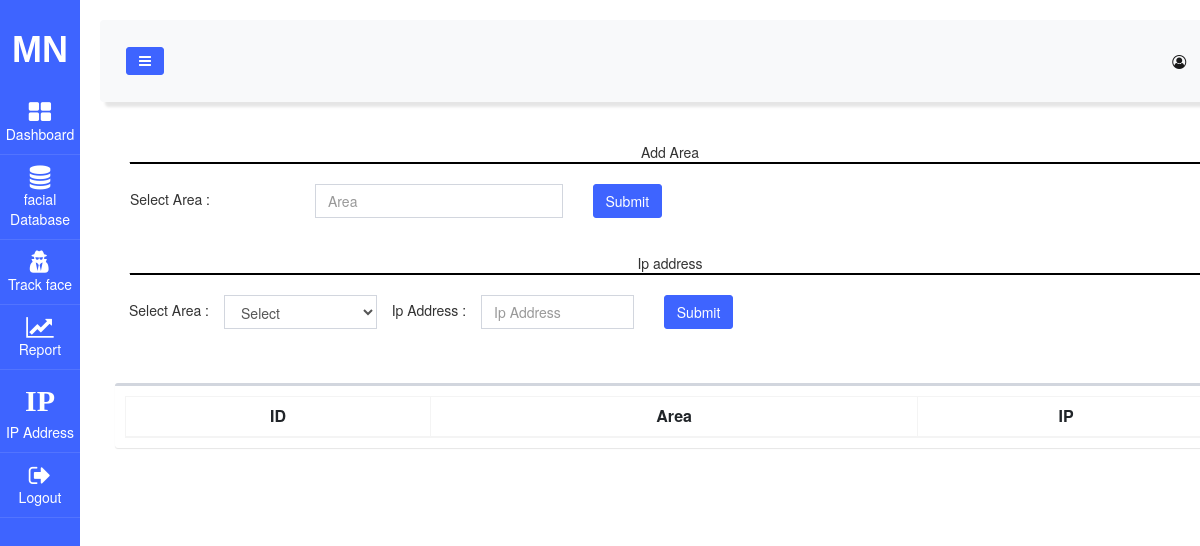
/d6df1ab7ac275f8c7aff9d010ccfd0db08bbe2d8/, run on an earlier commit of the app's database.
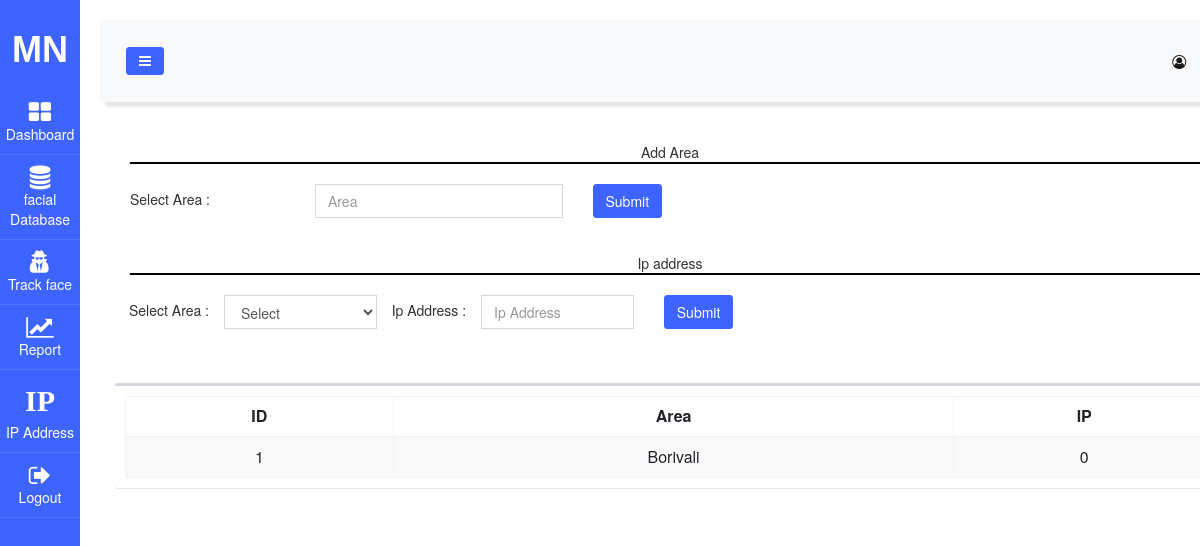
And on a later commit of the database.
### face_app/models.py (models this page shows, shortened)
class ip_address(models.Model):
    area = models.CharField(max_length = 50)
    ip = models.CharField(max_length = 50)
    port = models.CharField(max_length = 50)
    strs = models.CharField(max_length = 50)
    status=models.PositiveSmallIntegerField(default=0)

### face_app/views.py (the view)
# urls.py: path('d6df1ab7ac275f8c7aff9d010ccfd0db08bbe2d8/',views.settings,name='settings'),
def settings(request):
    retrive_area = location.objects.all()
    area12 = request.POST.get('area')
    if area12 != '' and area12 is not None:
        add_area = location()
        add_area.area = area12
        add_area.save()
    cam_add = request.POST.get('cam_add')
    ip = request.POST.get('ip')
    if cam_add != '' and cam_add is not None and ip != '' and ip is not None:
        add_cam = ip_address()
        add_cam.area = cam_add
        add_cam.ip = ip
        add_cam.save()
    records = ip_address.objects.all()
    return render(request,'setting.html',{ 'retrive_area': retrive_area,'records': records})

### templates/setting.html (shortened to what this page needs)
{% extends "main_page.html" %}
{% load staticfiles %}
{% block customCSS %}
<link href="{% static 'css/adminlte.min.css' %}" rel="stylesheet" />
<link href="{% static 'css/dataTables.bootstrap.min.css' %}" rel="stylesheet" />
{% endblock %}
{% block body_block %}
  <div class="container-fluid"><br>
    <center>Add Area</center>
    <hr class="" style="width:100%; margin:0; border:0.5px solid black; border-radius: 0.25px;"><br/>
    <form action="" method="post" id="area_form">
      <div class="row">
        <div class="col-sm-2">
            <p style="padding-top:5px;" nowrap>Select Area :</p>
        </div>
        <div class="col-sm-3">
          <input type="text" name="area" class="form-control" placeholder="Area"/>
        </div>
        <div class="col-sm-2">
          <button type="Submit" name="button" class="btn btn-primary">Submit</button>
        </div>
      </div>
    </form>
    <br/>
    <center>Ip address</center>
    <hr class="" style="width:100%; margin:0; border:0.5px solid black; border-radius: 0.25px;"><br/>
    <form action="" method="post" id="ip_form">
      <div class="row" style="padding-left:1em;">
        <div class="">
          <p style="padding-top:5px;" nowrap>Select Area :</p>
        </div>
        <div class="col-sm-2">
          <select name="cam_add" class="form-control">
            <option value="">Select</option>
          </select>
        </div>
        <div class="" nowrap>
          <p style="padding-top:5px;" nowrap>Ip Address :</p>
        </div>
        <div class="col-sm-2">
          <input type="text" name="ip" class="form-control" placeholder="Ip Address"/><br>
        </div>
        <div class="col-sm-1">
          <button type="Submit" name="button" class="btn btn-primary">Submit</button>
        </div>
      </div>
    </form>
  </div>
  <br>
    <div class="box">
      <div class="box-body">
        <table id="example1" class="table table-bordered table-striped table-hover responsive">
          <thead>
            <tr>
              <th><center>ID</center></th>
              <th><center>Area</center></th>
              <th><center>IP</center></th>
            </tr>
          </thead>
          <tbody>
            {% for r in records%}
              <tr>
                <td nowrap><center>{{r.id}}</center></td>
                <td>
                  <center>
                    {{r.area}}
                  </center>
                </td>
                <td nowrap data-tooltip="true" title="Double click to edit">
                  <center>{{r.ip}}</center>
                </td>
              </tr>
            {% endfor %}
          </tbody>
        </table>
      </div>
    </div>
  </div>
{% endblock %}

What changed in the data, as far as the page shows it:
added ip_address: id "1", area "Borivali", ip "0"
